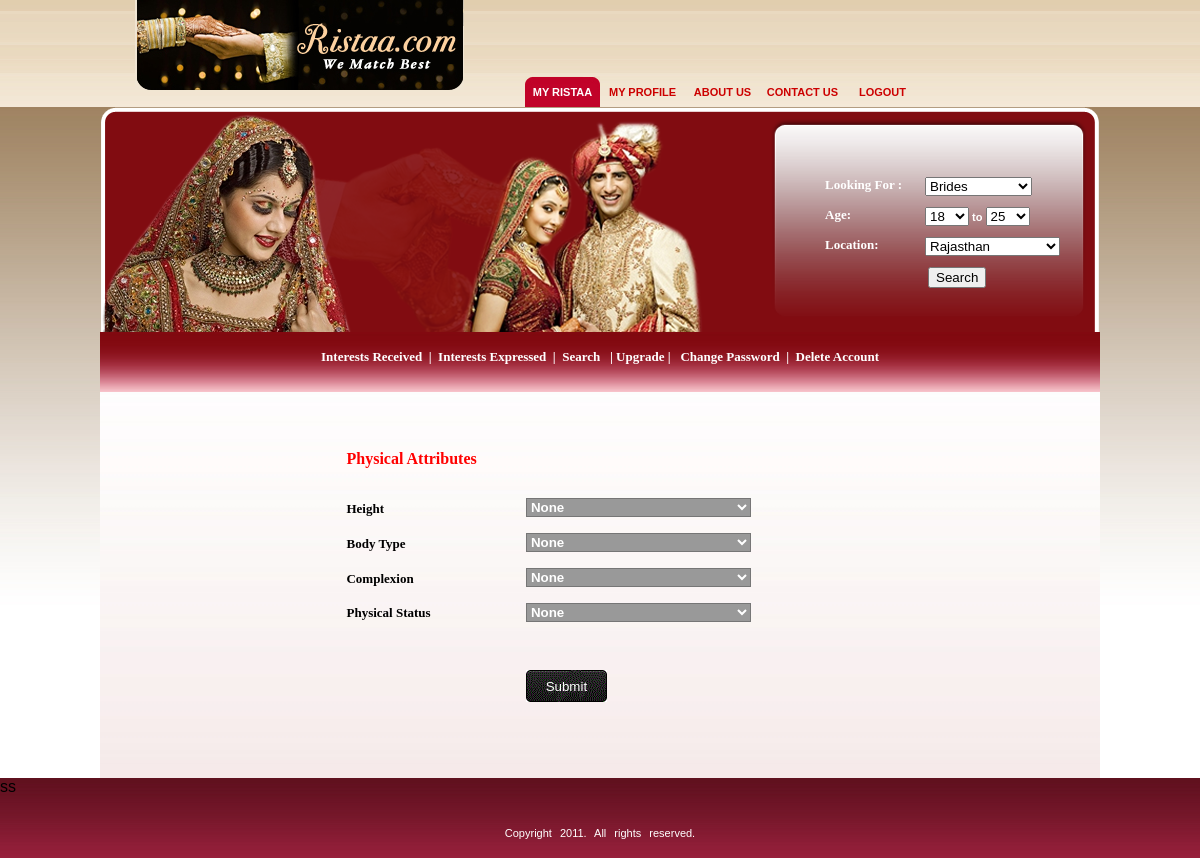
/web/user_login/edit_physical_attributes.php (signed in), run on the app's committed database.
### tables this page shows
CREATE TABLE IF NOT EXISTS `user_info` (
  `registeration_no` int(15) NOT NULL auto_increment,
  `username` varchar(50) NOT NULL,
  `password` varchar(50) NOT NULL,
  `name` varchar(50) NOT NULL,
  `email` varchar(50) NOT NULL,
  `gender` varchar(7) NOT NULL,
  `date_birth` int(3) NOT NULL,
  `month_birth` int(3) NOT NULL,
  `year_birth` int(5) NOT NULL,
  `hour_birth` int(3) NOT NULL,
  `minutes_birth` int(3) NOT NULL,
  `am_birth` varchar(3) NOT NULL,
  `cast` varchar(50) NOT NULL,
  `mobile_no` varchar(15) NOT NULL,
  `marital_status` varchar(22) NOT NULL,
  `country` varchar(35) NOT NULL,
  `state` varchar(50) NOT NULL,
  `city` varchar(50) NOT NULL,
  `religion` varchar(7) NOT NULL,
  `image_url` varchar(100) NOT NULL,
  `height` varchar(20) NOT NULL,
  `body_type` varchar(20) NOT NULL,
  `complexion` varchar(20) NOT NULL,
  `physical_status` varchar(30) NOT NULL,
  `education` varchar(25) NOT NULL,
  `occupation` varchar(70) NOT NULL,
  `annual_income` varchar(20) NOT NULL,
  `food` varchar(20) NOT NULL,
  `smoking` varchar(20) NOT NULL,
  `drinking` varchar(20) NOT NULL,
  `manglik` varchar(20) NOT NULL,
  `rashi` varchar(30) NOT NULL,
  `family_status` varchar(22) NOT NULL,
  `family_type` varchar(20) NOT NULL,
  `family_values` varchar(20) NOT NULL,
  `last_login` varchar(40) NOT NULL,
  `birth_date` varchar(50) NOT NULL,
  `age` int(2) NOT NULL,
  `child` varchar(40) NOT NULL,
  `sent_code` int(10) NOT NULL,
  `received_code` int(10) NOT NULL,
  `status` char(2) NOT NULL default 'VN',
  `upgrade_status` varchar(10) NOT NULL,
  `deposit_type` varchar(100) NOT NULL,
  `pickup_address` text NOT NULL,
  `pickup_mob` varchar(20) NOT NULL,
  `dd_no` varchar(50) NOT NULL,
  `bank_name` varchar(255) NOT NULL,
  `dd_date` varchar(100) NOT NULL,
  `upgrade_date` int(20) NOT NULL,
  `upgrade_month` int(20) NOT NULL,
  `upgrade_year` int(20) NOT NULL,
  `upgrade_type` varchar(20) NOT NULL,
  `count_mob_no` int(20) NOT NULL,
  `count_messages` int(255) NOT NULL,
  `expression_mess` int(255) NOT NULL,
  `about_me` text NOT NULL,
  `about_family` text NOT NULL,
  `birth_place` varchar(100) NOT NULL,
  PRIMARY KEY  (`registeration_no`)
);

### web/script/mysql.php (called while the page is built, shortened)
<?php
	function queryselect($attributelist,$tablelist,$condition,$link)
	{
		$query = "SELECT $attributelist FROM $tablelist";
		if($condition!="")
			$query = $query." WHERE $condition";
		if(!($res=mysql_query($query,$link)))
		{
			echo("Error in executing \"$query\" query<br />Error:".mysql_error());
			exit();
		}
		return $res;
	}
?>

### web/user_login/edit_physical_attributes.php (the view, shortened to what this page needs)
<?php
	require("../script/mysql.php");
	$link = connect($hname,$uname,$passwd);
$username=$_SESSION['username'];
$result = queryselect("*","user_info","username = '".$username."'",$link);
if(mysql_num_rows($result)!=0)
{
 $row = mysql_fetch_row($result);
?>
<!DOCTYPE html PUBLIC "-//W3C//DTD XHTML 1.0 Strict//EN" "http://www.w3.org/TR/xhtml1/DTD/xhtml1-strict.dtd">
<html xmlns="http://www.w3.org/1999/xhtml">
<head>
<link href="../css/style-tango.css" rel="stylesheet" type="text/css" />
</head>
<body>
<div class="topbg-logo2">
  <div class="topbg-logo">
    <div class="logo-holder"></div>
    <div class="link-holder">
      <div class="link-holder3"><a href="index.php">My Ristaa</a></div>
      <div class="link-holder2"><a href="my_profile.php">My Profile</a></div>
      <div class="link-holder2"><a href="about_us.php">About us </a></div>
      <div class="link-holder2"><a href="contact.php">contact us</a></div>
      <div class="link-holder2"><a href="logout.php">Logout</a></div>
   </div>
  </div>
</div>
<div class="header-bg">
<form name="search" method="post" action="result.php" enctype="multipart/form-data">
  <div class="search-holder">
    <div class="searchers">
      <div class="font3"><font size="2" face="Verdana">Looking For :</font></div>
      <span style="PADDING-TOP: 6px">
      <select
                              class="contentyellow" style="WIDTH: 107px"
                              name="select">
        <option value="1"
                                selected="selected">Brides</option>
      </select>
    </span></div>
    <div class="searchers">
      <div class="font3"><font size="2" face="Verdana">Age:</font></div>
      							<select name="agefrom" style="width: 44px;"><option selected>
								18</option><option>19</option><option>20</option>
								</select><span style="PADDING-TOP: 6px">
      <span
                              class="searcFields">to </span>
      </span> <select name="ageto" style="width: 44px;"><option>18</option><option>24</option><option selected>25</option><option>26</option>
		<option>60</option></select></div>
    <div class="searchers">
      <div class="font3"><font face="Verdana" size="2"><span
                              onmouseover="style.cursor='pointer'; mmtooltip('Location where you are based');"
                              onmouseout="exit();">Location</span>:</font></div>
      <span style="PADDING-TOP: 6px">
      <select
                              class="contentyellow" style="WIDTH: 135px; height:21"
                              name="state1">
                  <option selected value="Rajasthan">Rajasthan</option>
                  <option value="Other">Other</option>      </select>
      </span>
      </div>
    <div class="searchers">
      <div class="font3">&nbsp;</div>
      <span style="PADDING-TOP: 6px">
      &nbsp;</span><label><input type="submit" name="Submit" value="Search" /></label></div>
  </div>
  </form>
</div>
<div class="login-bg" style="width: 1000px; height: 60px">
<center>
    <div class="login-holder" style="width: 879px; height: 47px"> <font face="Verdana" size="2"  color="white"><b><a style="text-decoration: none" href="interests_received.php"> <font  color="white">Interests Received</font></a>&nbsp; |&nbsp; <a style="text-decoration: none" href="interests_expressed.php"> <font  color="white">Interests Expressed</font></a>&nbsp; |&nbsp; <a href="#" name="link1" id="link1" style="text-decoration: none" onmouseover="MM_showMenu(window.mm_menu_0521105438_0,-4,20,null,'link1')" onmouseout="MM_startTimeout();"><font color="white">Search</font></a> &nbsp; | <a href="#" name="link2" id="link2" style="text-decoration: none" onmouseover="MM_showMenu(window.mm_menu_0521105438_1,-4,20,null,'link2')" onmouseout="MM_startTimeout();"><font color="white">Upgrade</font></a> | &nbsp;<a style="text-decoration: none" href="change_password.php"> <font  color="white">Change Password</font></a>&nbsp; |&nbsp; <a style="text-decoration: none" href="delete_account.php"> <font  color="white">Delete Account</font></a>
</b></font></div>
  </center>
</div><div align="center">
<table width=1000 cellspacing="0" cellpadding="0" background="../images/main.jpg"><tr><td width="246"></td>
<td width="752">
<table border="0"   cellspacing="0" cellpadding="0">
					<tr>
						<td   height="26" colspan="3">
						<table width="100%" height="316" border="0" cellPadding="0" cellSpacing="0" >
<form name="physical_attributes" id="physical_attributes" onSubmit="return validate();" action="success_physical_attributes.php">
	<tr>
									<td height="26" width="20%" align="left">&nbsp;</td>
									<td width="80%" align="left" valign="middle">&nbsp;
									</td>
				  </tr>
								<tr>
						<td width="100%" height="47" colspan="2" align="left">
						<b><font face="Verdana" color="#FF0000">Physical
						Attributes</font></b></td>
								</tr>
							<tr>
						<td width="24%" height="26" align="left"><b>
						<font   face="Verdana" size="2">Height </font></b></td>
						<td width="76%" height="26" align="left" colspan="2">
						<font face="Verdana" size="2"><b>
						<font  face="Verdana" size="2">
						<select size="1" name="height" tabindex=1 style="font-weight: 700; color:#FFFFFF; background-color:#999999; width:225px;">
						<?php
						if($row[20]!="")
						echo("<option selected value=$row[20]>$row[20]</option>");
						else
						echo("<option selected value=None>Feet/Inches</option>");
						?>
						</select></font></b></font></td>
				  </tr>
								<tr>
						<td width="24%" height="26" align="left"><b>
						<font  face="Verdana" size="2">Body Type </font></b></td>
						<td width="76%" height="26" align="left" colspan="2">
						<font face="Verdana" size="2"><b><font  face="Verdana" size="2">
						<select id="body_type" name="body_type" size="1" tabindex="2" style="font-weight: 700;color:#FFFFFF; background-color:#999999; width:225px;">
                  <?php
						if($row[21]!="")
						echo("<option selected value=$row[21]>$row[21]</option>");
						else
						echo("<option selected value=None>Select</option>");
						?>
                  </select></font></b></font></td>
								</tr>
								<tr>
						<td width="24%" height="26" align="left"><b>
						<font  face="Verdana" size="2">Complexion </font></b></td>
						<td width="76%" height="26" align="left" colspan="2">
						<font face="Verdana" size="2"><b>
						<font  face="Verdana" size="2">
		<select id="complexion" name="complexion" size="1" tabindex="3" style="font-weight: 700;color:#FFFFFF; background-color:#999999; width:225px;">
		<?php
						if($row[22]!="")
						echo("<option selected value=$row[22]>$row[22]</option>");
						else
						echo("<option selected value=None>Select</option>");
						?>
                  </select></font></b></font></td>
								</tr>
								<tr>
						<td width="24%" height="26" align="left"><b>
						<font  face="Verdana" size="2">Physical
						Status </font></b></td>
						<td width="76%" height="26" align="left" colspan="2">
						<font face="Verdana" size="2"><b><font  face="Verdana" size="2">
						<select id="physical_status" name="physical_status" size="1" tabindex="4" style="font-weight: 700;color:#FFFFFF; background-color:#999999; width:225px;">
                  <?php
						if($row[23]!="")
						echo("<option selected value=$row[23]>$row[23]</option>");
						else
						echo("<option selected value=None>Select</option>");
						?>
                  </select></font></b></font></td>
								</tr>
								<tr>
									<td height="26" width="20%" align="left">&nbsp;</td>
									<td height="26" width="80%" align="left">&nbsp;
									</td>
								</tr>
								<tr>
									<td height="26" width="20%" align="left">&nbsp;</td>
									<td height="26" width="80%" align="left"><input name="submit" type="submit" style="background:url(../images/send.gif); width:81px; border:none; height:32px; color:#FFFFFF" tabindex="16" value="Submit" /></td>
								</tr>
						  </form>
						</table>
&nbsp;</td>
					</tr>
					<tr>
						<td width="980" height="26" colspan="3">&nbsp;</td>
						<td width="6" height="26">&nbsp;</td>
					</tr>
					<tr>
						<td width="980" height="26" colspan="3">&nbsp;</td>
						<td width="6" height="26">&nbsp;</td>
					</tr>
<?php
}
?>
		</table>
</td></tr></table>
</div>
<div class="footer">ss
  <div id="footer-bound">
	<p align="center">Copyright 2011. All rights reserved.</div>
</div>
</body>
</html>

### web/css/style-tango.css (style rules this page uses)
body { background-color: #FFFFFF; background-image:url(../images/big-b.jpg); background-repeat:repeat-x; margin: 0; font-family:Arial, Helvetica, sans-serif; }
.topbg-logo2 { width:100%; height:107px; background-color:#EBDBC2; background-image: url(../images/top-bg.jpg); background-repeat:repeat-x; margin:auto; }
.topbg-logo { width:1000px; height:107px; margin:auto; }
.logo-holder { width:329px; height:90px; background-image:url(../images/logo.png); float:left; margin-left:35px; }
.link-holder { width:550px; height:60px; float: right; margin-right:35px; margin-top:47px; }
.header-bg { width:1000px; height:225px; background-image: url(../images/header.png); background-repeat:repeat-x; margin:auto; }
.search-holder { width:270px; height:130px; float:right; margin-top:70px; margin-right:5px; }
.searchers { width:350px; height:20px; margin:auto; font:Arial, Helvetica, sans-serif; font-size:11px; color:#FFFFFF; font-weight:bold; margin-bottom:10px; }
.login-bg { width:1000px; height:60px; background-color: #FF99FF; background-image: url(../images/login-bg.jpg); background-repeat:repeat-x; margin:auto; }
.login-holder { width:750px; height:30px; margin:auto; margin-top:0px; padding-top:15px; }
.font3 { font-family:Arial, Helvetica, sans-serif; font-size:11px; font-weight:bold; color: #FFFFFF; width:100px; height:20px; float:left; }
.link-holder2 { FLOAT: left; height:21px; width:75px; margin-left:5px; text-transform: uppercase; font-family:Arial, Helvetica, sans-serif; font-size:11px; font-weight:bold; text-align:center; padding-top:10px; margin-top:29px; }
.link-holder2 A:link { COLOR: #CC0000 ;TEXT-DECORATION: none }
.link-holder3 { FLOAT: left; background-image: url(../images/link-b.jpg); height:21px; width:75px; margin-left:10px; text-transform: uppercase; font-family:Arial, Helvetica, sans-serif; font-size:11px; font-weight:bold; text-align:center; padding-top:10px; margin-top:29px; }
.link-holder3 A:link { COLOR: #FFFFFF; TEXT-DECORATION: none }
.footer { width:100%; height:80px; background-color: #990000; margin-top:0px; border-top-width: 0px; border-top-style: solid; border-top-color: #FFFFFF; margin-right: auto; margin-bottom: auto; margin-left: auto; background-image: url(../images/footer-bg.jpg); background-repeat: repeat-x; }
#footer-bound { width:900px; position:relative; padding:10px; height:40px; margin:0 auto; padding:10px; margin-top:10px; color:#FFFFFF; word-spacing:5px; border: 0px dashed #CCCCCC; font-size:11px; font-family: Arial, Helvetica, sans-serif; font-variant: normal; font-weight: normal; }

### data on the page
user_info: height "None", body_type "None", complexion "None", physical_status "None"
